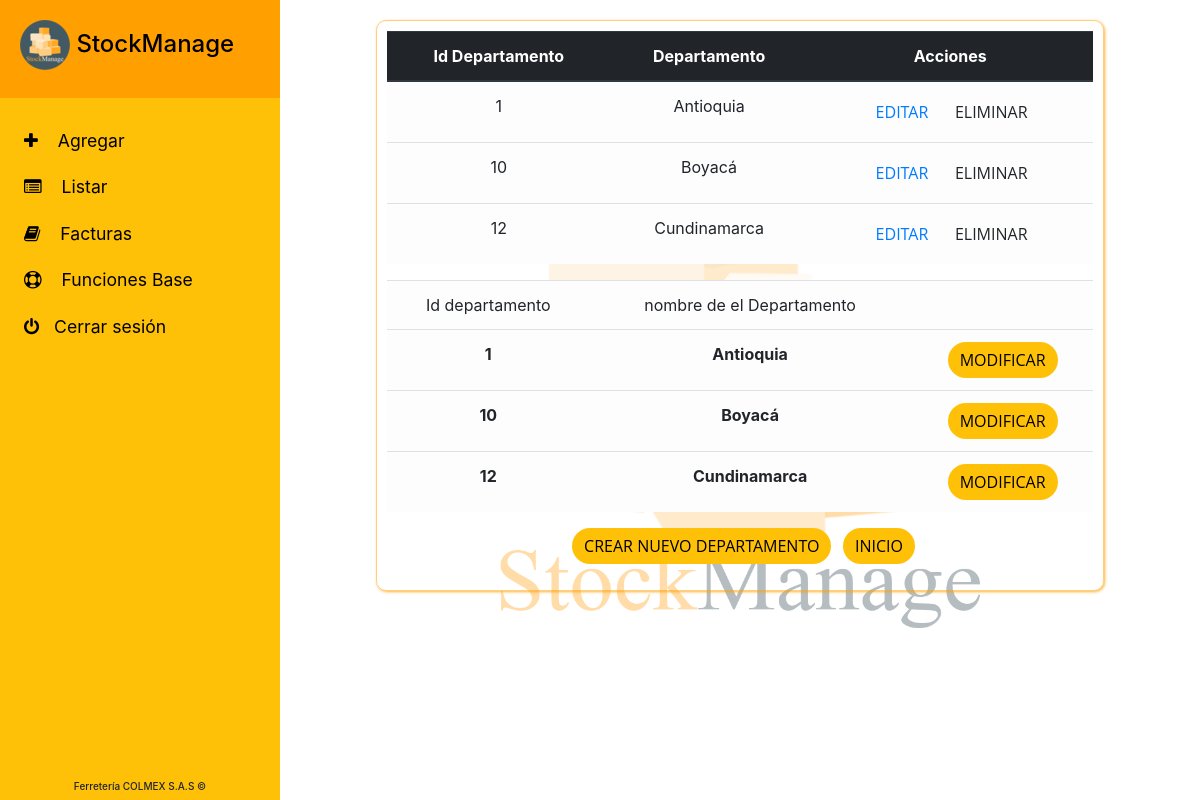
The app's page /paginas/departamento/List.php with its own data.
### tables this page shows
CREATE TABLE `departamento` (
  `departamento_id` int(11) NOT NULL AUTO_INCREMENT,
  `nombre_departamento` varchar(30) NOT NULL,
  PRIMARY KEY (`departamento_id`)
);

### paginas/departamento/List.php (the view, shortened to what this page needs)
<?php require_once('../../Connections/connect_DB.php'); ?>
<?php
$query_dep = "SELECT * FROM departamento";
$dep = mysql_query($query_dep, $connect_DB) or die(mysql_error());
$row_dep = mysql_fetch_assoc($dep);
    $link =mysqli_connect("localhost","root","");
    if($link){
        mysqli_select_db($link,"ferreteriacolmex");
    }
?>
<!DOCTYPE html>
<html>
    <head>
        <link href="/ProyectoBases2/resources/vendor/bootstrap/css/bootstrap1.min.css" rel="stylesheet"/>
        <link href="/ProyectoBases2/resources/vendor/font-awesome/css/font-awesome.min.css" rel="stylesheet" type="text/css"/>
        <link href="/ProyectoBases2/resources/css/base.css" rel="stylesheet"/>
        <link href="/ProyectoBases2/resources/css/display-lg.css" rel="stylesheet"/>
        <link href="/ProyectoBases2/resources/css/display-md.css" rel="stylesheet"/>
        <link href="/ProyectoBases2/resources/css/display-sm.css" rel="stylesheet"/>
    </head>
    <body>
        <div class="wrapper">
            <nav id="sidebar">
                <div class="header">
                    <h4>
                        <img id="sidebarCollapse" src="/ProyectoBases2/resources/images/LogoCirculo1.png"/>
                        <a data-toggle="collapse" href="#bienvenida" role="button">StockManage</a>
                    </h4>
                </div>
                <ul class="list-unstyled components">
                    <li>
                        <a data-toggle="collapse" href="#add" role="button" aria-expanded="false" aria-controls="add" class="nav-link"><i class="fa fa-plus"></i> Agregar </a>
                    </li>
                    <li>
                        <a data-toggle="collapse" href="#list" role="button" aria-expanded="false" aria-controls="list" class="nav-link"><i class="fa fa-list-alt"></i> Listar </a>
                    </li>
                    <li>
                        <a href="/ProyectoBases2/paginas/factura/List.php" class="nav-link"><i class="fa fa-book"></i> Facturas </a>
                    </li>
                     <li>
                        <a data-toggle="collapse" href="#settings" role="button" aria-expanded="false" aria-controls="settings" class="nav-link"><i class="fa fa-support"></i> Funciones Base </a>
                    </li>
                    <li>
                        <a class="nav-link" data-toggle="modal" data-target="#confirm" href="">
                            <i class="fa fa-power-off" id="cerrar"></i><span class="nav-link-text">Cerrar sesión</span>
                        </a>
                    </li>
                </ul>
                <div class="footer">
                    <h6>Ferretería COLMEX S.A.S &copy;</h6>
                </div>
            </nav>
            <div id="content" class="background-page">
              <div class="contenido">
                <table class="table table-light text-font">
                        <thead class="thead-dark">
                            <tr>
                                <th scope="col">Id Departamento</th>
                                <th scope="col">Departamento</th>
                                <th scope="col">Acciones</th>
                            </tr>
                        </thead>
                        <tbody>
                            <?php
                            $consultaCategoria=mysqli_query($link,"SELECT * from departamento;");
                            while($row= mysqli_fetch_array($consultaCategoria)){
                                echo "<tr>";
                                    echo "<td>".$row['departamento_id']."</td>";
                                    echo "<td>".$row['nombre_departamento']."</td>";
                                    echo "<td> <a class='btn btn-link' href='Edit.html'>Editar</a><a class='btn btn-link' data-toggle='modal' data-target='#confirmarCampo' >Eliminar</a></td>";
                                echo "</tr>";
                            }
                            ?>
                        </tbody>
                  </table>
                  <table table class="table table-light text-font">
                    <tr>
                        <td>Id departamento</td>
                        <td>nombre de el Departamento</td>
                        <td>&nbsp;</td>
                    </tr>
                      <?php do { ?>
                        <tr>
                          <td><strong><?php echo $row_dep['departamento_id']; ?></strong></td>
                          <td><strong><?php echo $row_dep['nombre_departamento']; ?></strong></td>
                          <td><strong><a class="btn btn-ambar" href="Edit.php? departamento_id=<?php echo $row_dep['departamento_id']; ?>">Modificar</a></strong></td>
                        </tr>
                        <?php } while ($row_dep = mysql_fetch_assoc($dep)); ?>
                    </table>
                  <p><a class="btn btn-ambar" href="Create.html">Crear nuevo Departamento</a> <a class="btn btn-ambar" href="/ProyectoBases2/administrador.html">Inicio</a></p>
                </div>
            </div>
        </div>
    </body>
</html>

### resources/css/base.css (style rules this page uses)
html { font-family:'Open Sans','Helvetica Neue',Arial,sans-serif; }
.background-page { background-image: url('/ProyectoBases2/resources/images/LogoSinFondo.png'); background-repeat:no-repeat; background-position: center; background-size: 500px 500px; }
a, a:hover, a:focus { color: inherit; text-decoration: none; transition: all 0.3s; }
.btn { font-weight: 500; text-transform: uppercase; border: none; border-radius: 90px; font-family: 'Open Sans', 'Helvetica Neue', Arial, sans-serif; margin-left: 1%; }
.btn-ambar { background: #ffc107; color: #000000; }
#content { width: 100%; padding: 20px 5px 0 5px; min-height: 100vh; transition: all 0.3s; }
.contenido { padding: 10px; border: 1px solid rgba(255, 160, 0, 0.5); border-radius: 10px; margin-bottom: 40px; box-shadow: 1px 1px 3px rgba(255, 160, 0, 0.8); text-align: center; width: 80%; margin-left: 10%; align-content: center; align-items: center; }
#sidebar { min-width: 280px; max-width: 280px; background: #ffc107 ; min-height: 100vh; transition: all 0.3s; }
#sidebar ul li a { text-align: left; margin-left: 5%; color: black; }
#sidebar .header { padding: 20px; background: #ffa000; }
#sidebar ul.components { padding: 20px 0; }
#sidebar ul li a { padding: 10px; font-size: 1.1em; display: block; }
#sidebar ul li a i { margin-right: 15px; }
a[data-toggle="collapse"] { position: relative; }
.header { color: black; font-weight: 700; padding: 1em; }
.footer { min-width: 280px; max-width: 280px; position: absolute; bottom: 0; }
.footer h6 { text-align: center; font-size: 10px; }

### resources/css/display-lg.css (style rules this page uses)
@media (min-width: 981px) { .wrapper { display: flex; width: 100%; align-items: stretch; } }

### records on screen
departamento: departamento_id "1", nombre_departamento "Antioquia"
departamento: departamento_id "10", nombre_departamento "Boyacá"
departamento: departamento_id "12", nombre_departamento "Cundinamarca"
